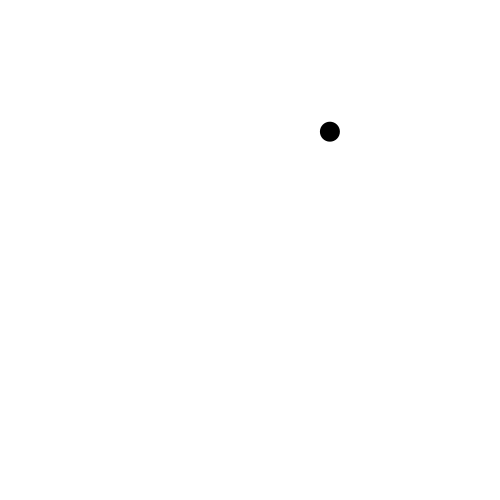
Frame 1 (no input)
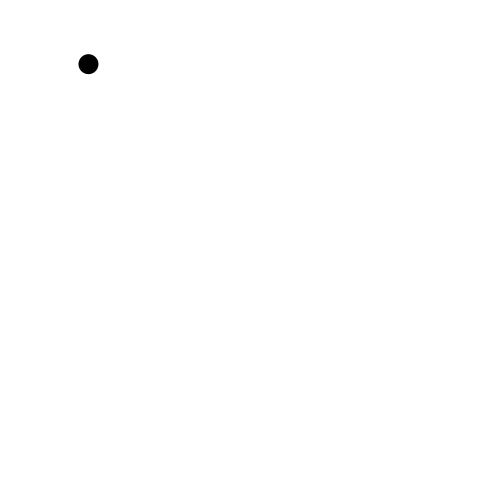
Frame 60 (the mouse pressed at the canvas centre just before this capture)
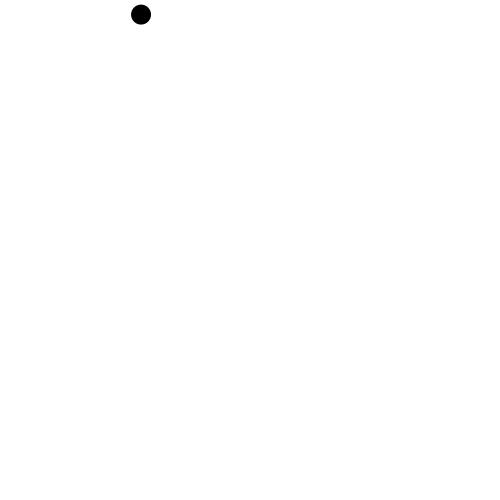
Frame 120 (the mouse held since frame 60 and released just before this capture)

The Processing sketch that drew these frames (run headless with seeded random() and noise(); from frame 60 on, the mouse is pressed at the canvas centre):

// Processing sketch: processing_61097
// ── processing_61097.pde

    // 계속적 사용 변수.
    int bgCol = 0xffffffff;

    // 1번 예제 변수
    float ballX, ballY;// 공 좌표.
    int ballRad = 10;// 공 반지름.
    float ballVX, ballVY;// 공 속도.
    int ballCol = 0xff000000;// 공 색상.

    public void setup() {
        size(500, 500);
        smooth();
        noStroke();
        ballX = random(ballRad, width - ballRad);
        ballY = random(ballRad, height - ballRad);
        // 속력과 방향;각도를 이용해 속도 구하기.
        int speed = 10;
        float angle = random(360);
        ballVX = speed * cos(radians(angle));
        ballVY = speed * sin(radians(angle));
    }

    public void draw() {
        // 공 좌표 업데이트;과거좌표+속도.
        ballX += ballVX;
        ballY += ballVY;
        // 공좌표가 벽을 벗어날 경우 반사.
        if (ballX < ballRad || ballX > width - 1 - ballRad) {
            ballVX *= -1;
            if (ballX < ballRad) {
                // 정확한 반사좌표는 아니다.
                ballX = ballRad;
            } else {
                // 정확한 반사좌표는 아니다.
                ballX = width - 1 - ballRad;
            }
        }
        if (ballY < ballRad || ballY > height - 1 - ballRad) {
            ballVY *= -1;
            if (ballY < ballRad) {
                // 정확한 반사좌표는 아니다.
                ballY = ballRad;
            } else {
                // 정확한 반사좌표는 아니다.
                ballY = height - 1 - ballRad;
            }
        }
        // 렌더링.
        background(bgCol);
        fill(ballCol);
        ellipse(ballX, ballY, ballRad * 2, ballRad * 2);
    }

    public void mousePressed() {
        // 마우스 클릭하면 임의의 좌표에서 기존 속력, 무작위 방향의 속도로 운동.
        ballX = random(ballRad, width - ballRad);
        ballY = random(ballRad, height - ballRad);
        int speed = 10;
        float angle = random(360);
        ballVX = speed * cos(radians(angle));
        ballVY = speed * sin(radians(angle));
    }
